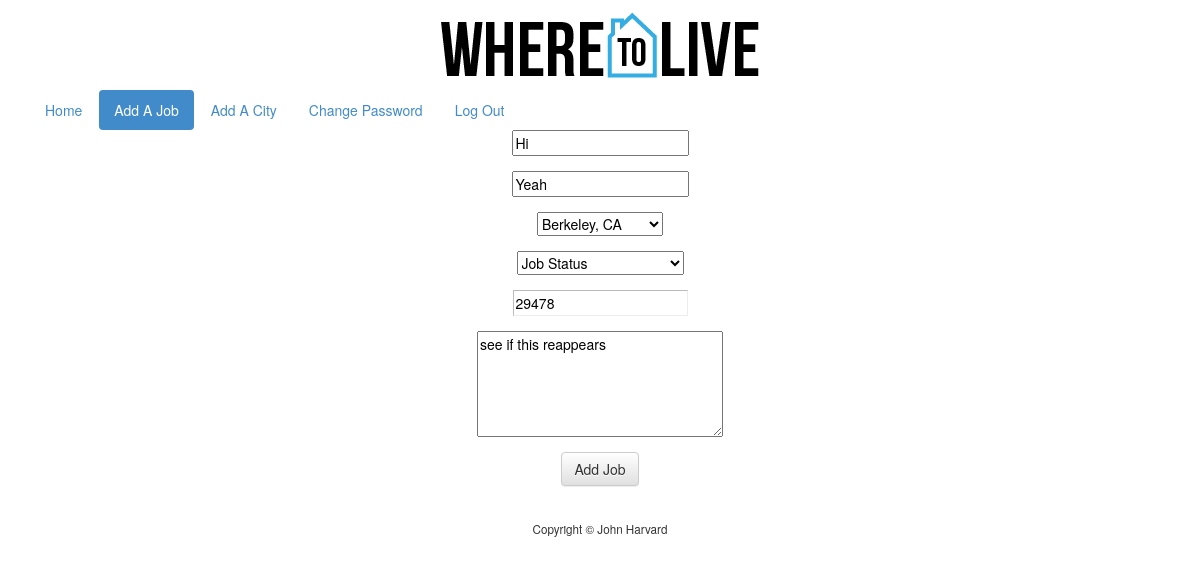
The page /add_job.php?id=2 (signed in) on the database its author committed.
### tables this page shows
CREATE TABLE IF NOT EXISTS `inprogress` (
  `id` int(11) NOT NULL AUTO_INCREMENT,
  `user` int(11) NOT NULL,
  `salary` int(11) NOT NULL,
  `status` varchar(255) NOT NULL,
  `notes` text NOT NULL,
  `company` varchar(255) NOT NULL,
  `position` varchar(255) NOT NULL,
  PRIMARY KEY (`id`)
);

### templates/add_job_form.php (the view, shortened to what this page needs)
<ul class="nav nav-pills">
    <li><a href="index.php">Home</a></li>
    <li class="active"><a href="add_job.php">Add A Job</a></li>
    <li ><a href="add_city.php">Add A City</a></li>
    <li><a href="change_password.php">Change Password</a></li>
    <li><a href="logout.php">Log Out</a></li>
</ul>
<form action="add_job.php" method="post">
    <fieldset>
        <div class="form-group">
        <input autofocus name="company" placeholder="Company" type="text" <?php if (!empty($inprogress["company"])): ?>value="<?= $inprogress["company"] ?>"<?php endif ?> required>
        </div>
        <div class="form-group">
            <input name="position" placeholder="Position" type="text" <?php if (!empty($inprogress["position"])): ?>value="<?= $inprogress["position"] ?>"<?php endif ?> required>
        </div>
        <div class="form-group">
            <select name="city" required>
            <?php foreach ($cities as $city): ?>
                <option value="<?= $city["id"] ?>" <?php if (!empty($new_city)): ?><?php if ($city["id"] == $new_city): ?>selected<?php endif ?><?php endif ?>><?= $city["city_name"] ?></option>
            <?php endforeach ?>
            </select>
        </div>
        <div class="form-group">
            <select name="status">
                <option value="">Job Status</option>
            </select>
        </div>
        <div class="form-group">
            <input name="salary" placeholder="Salary" type="number" min="1" <?php if (!empty($inprogress["salary"])): ?>value="<?= $inprogress["salary"] ?>"<?php endif ?>/>
        </div>
        <div class="form-group">
            <textarea name="notes" rows="5" cols="30"><?php if (!empty($inprogress["notes"])): ?><?= $inprogress["notes"] ?><?php else: ?>Enter notes here<?php endif ?></textarea>
        </div>
        <div class="form-group">
            <button type="submit" class="btn btn-default">Add Job</button>
        </div>
    </fieldset>
</form>

### public/css/styles.css (style rules this page uses)
input[type="number"] { position: relative; border: 1px solid #BBB; border-color: #BBB #ECECEC #ECECEC #BBB; padding: .2rem; }

### rows shown on the page
inprogress: company "Hi", position "Yeah", salary "29478", notes "see if this reappears"

### other values the page prints
form field city "Berkeley, CA"
